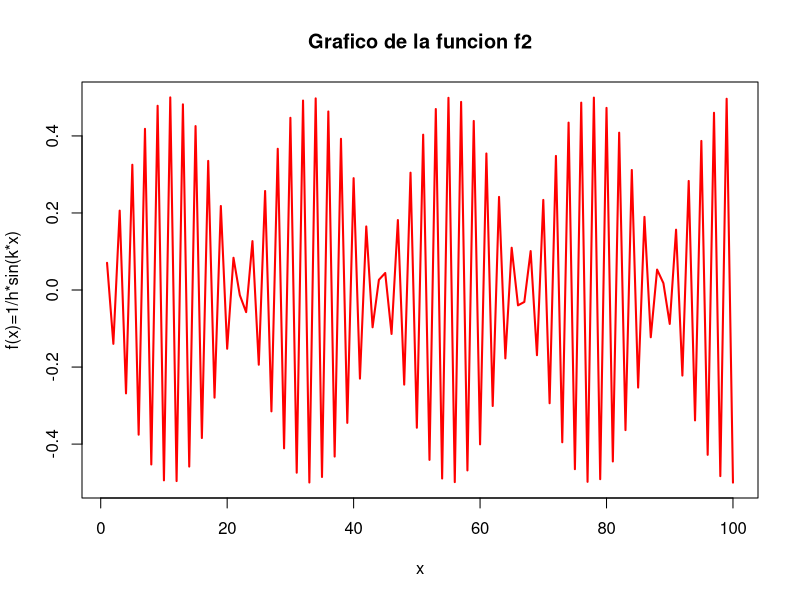

This figure's R source:
#---- SESION 1 ----
##---- OPERADORES LOGICOS ----
17<5
17>5
17<=5
17>=5
17!=5
17==5
##---- OPERADORES ARITMETICOS ----
# SUMA, RESTA, MULTIPLICACION, DIVISION, POTENCIA, MODULO, DIVISION ENTERA
17+5
17*5
17*5
17^5
17%/%5
17%%5
##---- LOGARITMOS Y EXPONENCIALES ----
log(1)
log(12)
log(12,2)
exp(12)
exp(1)
##---- FUNCIONES TRIGONOMETRICAS ----
sin(45)
cos(45)
tan(45)
asin(0.96)
acos(0.97)
atan(0.45)
##---- FUNCIONES VARIAS ----
abs(-34)
sqrt(8)
floor(1.56)
ceiling(1.56)
max(4,7,2,12)
min(4,7,2,12)
sign(-45)
##---- EJERCICIOS DE PRACTICA ----
# calcular la expresion cos(pi/6+pi/2)+e^2
# calcular la expresion cos(pi/6+pi/2)+e^2*log(5)+arc cos(1/raiz(2))
# introducir las siguientes expresiones: 
# a) 1/7
# b) options(digits=3); 1/7
# c) options(digits=6); 1/7
# d) round(67.45)
# e) round(75.324568,2)
# f) options(digits=7);
# g) signif(56.345458234234,2)
# h) signif(56.345458234234)
# i) exp(-30)
# j) options(scipen= 999)
# k) exp(-30)
# l) options(scipen=0)
#---- SESION 2 ----
##---- DEFINICION DE CONSTANTES ----
e = exp(1); 
x = 0.0034
e <- exp(1)
x <- 0.034;
x0 = e^(2*x)
##---- CONCATENAR Y PEGAR EXPRESIONES ----
txt = "El valor de x0 es _"
cat(txt, x0)
paste(txt,x0)
paste0(txt,x0)
##---- ASIGNACION E IMPRESION ----
x0 <- 1
x1 <- x0 - pi*x0 + 1 
(x1 <- x0 - pi*x0 + 1 ) 
print(x1)
##---- LISTADO DE OBJETOS DEFINIDOS ----
ls()
# Eliminar todos los objetos
rm(list= ls())
ls()
##---- IMPRIMIR PEGAR AVANZADO ----
x0 <- 1
x1 <- x0 - pi*x0 + 1
cat("x0 =", x0, "\n","x1 =", x1) 
##---- EJERCICIOS DE PRACTICA ----

#---- SESION 3 ----

##---- DEFINICION DE FUNCIONES ----
# nombre_funcion <- function(param1,param2,param3,...,paramn){
# instruccion 1
# instruccion 2
# return(valor_de_retorno)
#}
###---- Ejemplo 1 ----
fun1 <- function(x,a,b,h,k){
  res <- a+b*cos(hx+k)
  return(res)
}
###---- Ejemplo 2 ----
Discriminante <- function(a,b,c){
  res <- b^2-4*a*c
  return(res)
}
##---- GRAFICAS ----
fun2 <- function(x,h,k){
  res <- 1/h*sin(k*x)
  return(res)
}
f2 <- fun2(1:100,2,3)
plot(f2,type="l", col= "red", lwd=2,
     main= "Grafico de la funcion f2",
     xlab= "x",
     ylab="f(x)=1/h*sin(k*x)",
     axes= TRUE)
###---- EJEMPLOS DE PRACTICA ----
# Graficar: rectas, parabolas, cubicas, polinomios, exponenciales, logaritmos

#---- SESION 4 ----
##---- MATRICES Y VECTORES ----




